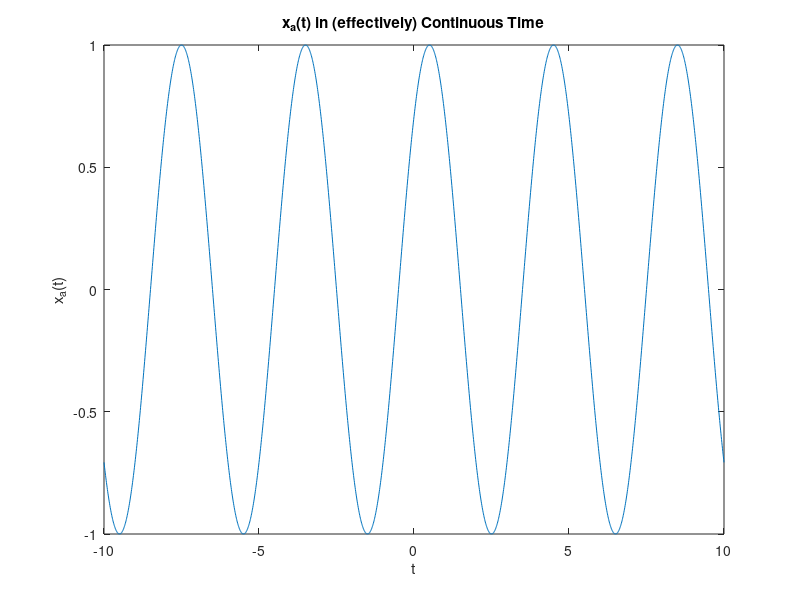
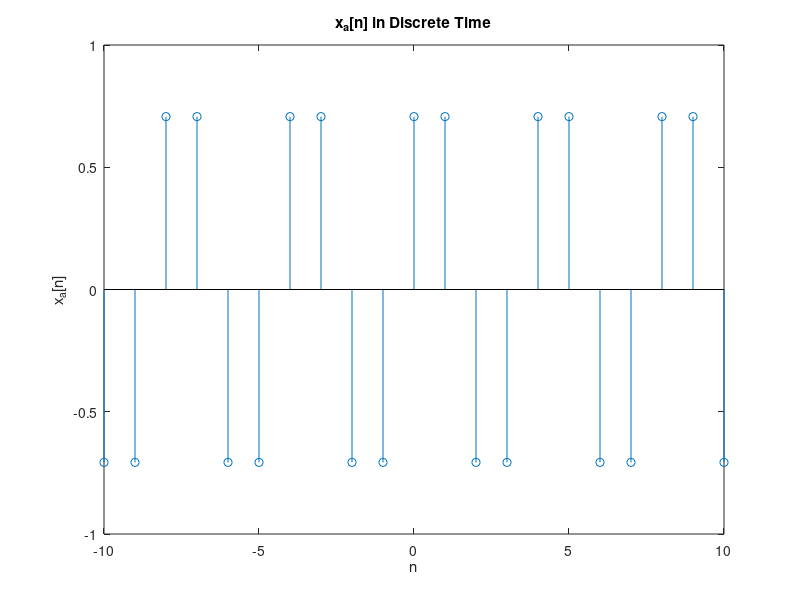
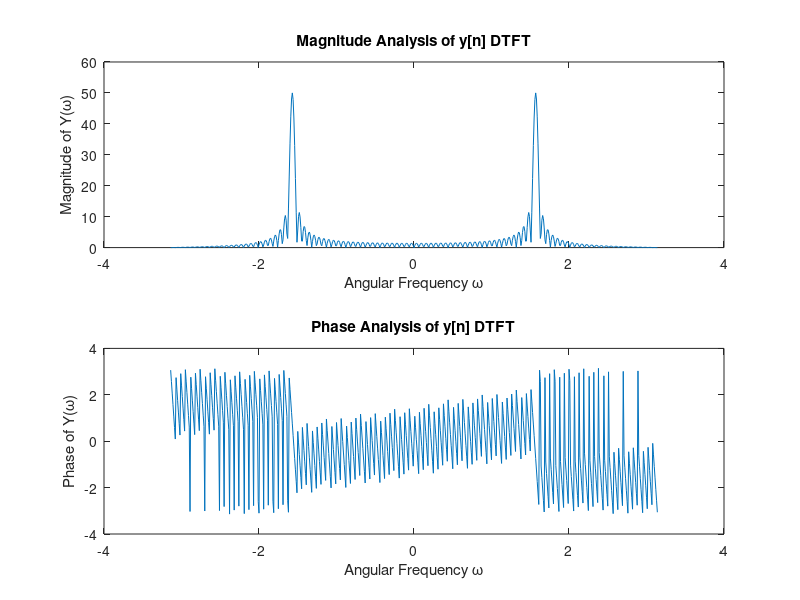
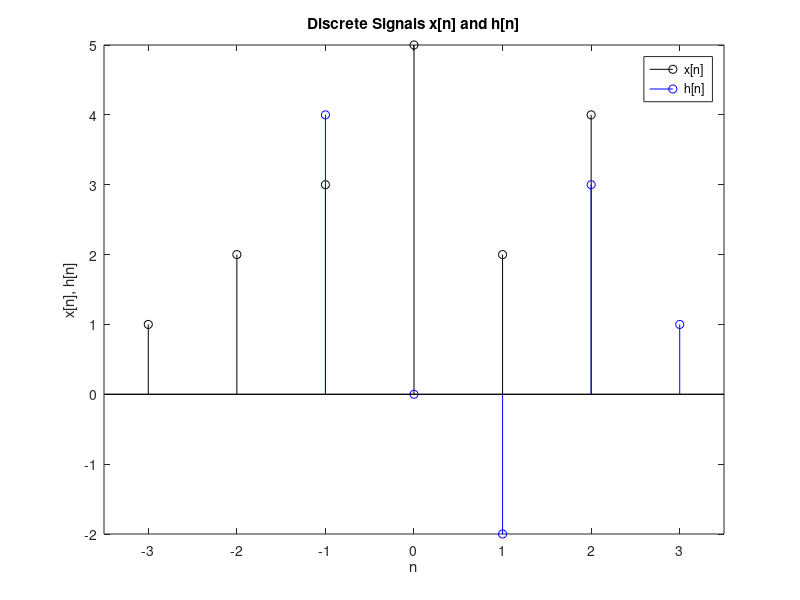

Recreate these plots in MATLAB, in order. (Note: this script raises an error after producing the figures.)
% Jason Fischell
% ECE 485 - HW2
% Dr. Pfister
close all

%% 1. DTFT of Sampled Sin
% a
F = 0.25;                               % Set F
x = @(t) sin(2.*pi.*F.*t + (pi./4));    % Create Function
t = -10:.01:10;                         % Effectively continous range of times
figure(); clf
plot(t,x(t))                            % Plot
xlabel('t')
ylabel('x_a(t)')
title('x_a(t) in (effectively) Continuous Time')

% b
n = -10:10;                             % Discrete range of times
figure(); clf
stem(n, x(n))                           % Plot
xlabel('n')
ylabel('x_a[n]')
title('x_a[n] in Discrete Time')

% c
yn = sin(2*pi*0.25*(0:99)+pi/4);       % Given function
w = -3.14:0.01:3.14;                   % Range of frequencies
Yw = zeros(1,length(w));
% Add for loop code here to compute the DTFT Yw(k) for w=w(k)
for a = 1:length(w)
    for b = 1:length(yn)
        Yw(a) = Yw(a) + (yn(b).*exp(-1j.*w(a).*(b-1)));         % Code to approximate DTFT
    end
end
figure(); clf
subplot(2,1,1);                        % Plot Magnitude of DTFT
plot(w,abs(Yw));
xlabel('Angular Frequency \omega');
ylabel('Magnitude of Y(\omega)');
title('Magnitude Analysis of y[n] DTFT')
subplot(2,1,2);                        % Plot Phase of DTFT
plot(w,angle(Yw));
xlabel('Angular Frequency \omega');
ylabel('Phase of Y(\omega)');
title('Phase Analysis of y[n] DTFT')


%% 2 - Convolution
x = [1 2 3 5 2 4];                     % First sequence
h = [4 0 -2 3 1];                      % Second sequence
% a                                    PLOT
figure(); clf
stem(-3:2,x,'k')                        
hold on
stem(-1:3,h,'b')
hold off
title('Discrete Signals x[n] and h[n]')
xlabel('n')
ylabel('x[n], h[n]')
legend('x[n]','h[n]','location','best')
axis([-3.5 3.5 -2 5])

% b
xh = conv(x,h);                             % Convolve
xhVal = conv([0,0,0,1,0,0],[0,1,0,0,0]);    % Convolve deltas to determine 0 position
xhVal = find(xhVal);                        % Determine 0 position
hx = conv(h,x);                             % Convolve
hxVal = conv([0,1,0,0,0],[0,0,0,1,0,0]);    % Convolve deltas to determine 0 position
hxVal = find(hxVal);                        % Determine 0 position
figure(); clf
stem((1-xhVal):length(xh)-xhVal,xh,'kx')    % Plot two convolutions to confirm convolution is commutative
hold on
stem((1-hxVal):length(hx)-hxVal,hx,'bo')
hold off
title('Convolutions of x[n] and h[n]')
xlabel('n')
ylabel('Convolution')
legend('x[n]*h[n]', 'h[n]*x[n]','location','best')
axis([-4.5 5.5 0 20])


% c - Prove that convolution in time domain is multiplication in frequency
% domain
DTFTConv = fft(xh,11);  
DTFTConv = fftshift(DTFTConv);
DTFTMult = fft(x, length(DTFTConv)).*fft(h,length(DTFTConv));
DTFTMult = fftshift(DTFTMult);
figure(); clf
subplot(2,1,1)
plot(linspace(-pi,pi,11),abs(DTFTConv))
title('Magnitude of DTFT from fft(x*h)')
xlabel('Frequency \omega')
ylabel('Magnitude')
subplot(2,1,2)
plot(linspace(-pi,pi,11),abs(DTFTMult))
title('Magnitude of DTFT from Product of fft(x)fft(h)')
xlabel('Frequency \omega')
ylabel('Magnitude')





%% 3. Filtered Speech
Fs = 44100;
r = audiorecorder(Fs, 16, 1);
disp('Recording: press return to stop');
record(r); % speak into microphone...
pause;
stop(r);
x = getaudiodata(r);
disp('Playing unfiltered');
soundsc(x,Fs);
pause;
LPF = ones(1,80)./80;
y = conv(x,LPF);
disp('Playing LPF Filter');
soundsc(y,Fs);
pause;
HPF = ((-1).^(1:80))/80;
y2 = conv(x,HPF);
disp('Playing Nyquist Pass Filter');
soundsc(y2,Fs);

LPFfft = fft(LPF,81);
LPFfft = fftshift(LPFfft);

HPFfft = fft(HPF,81);
HPFfft = fftshift(HPFfft);

figure(); clf
subplot(2,1,1)
plot(linspace(-pi,pi,length(LPFfft)),abs(LPFfft))
title('Frequency Domain of LPF')
xlabel('Frequency \omega')
ylabel('Magnitude')
axis([-3.2,3.2,0,1])
subplot(2,1,2)
plot(linspace(-pi,pi,length(HPFfft)),abs(HPFfft))
title('Frequency Domain of HPF')
xlabel('Frequency \omega')
ylabel('Magnitude')
axis([-3.2,3.2,0,1])